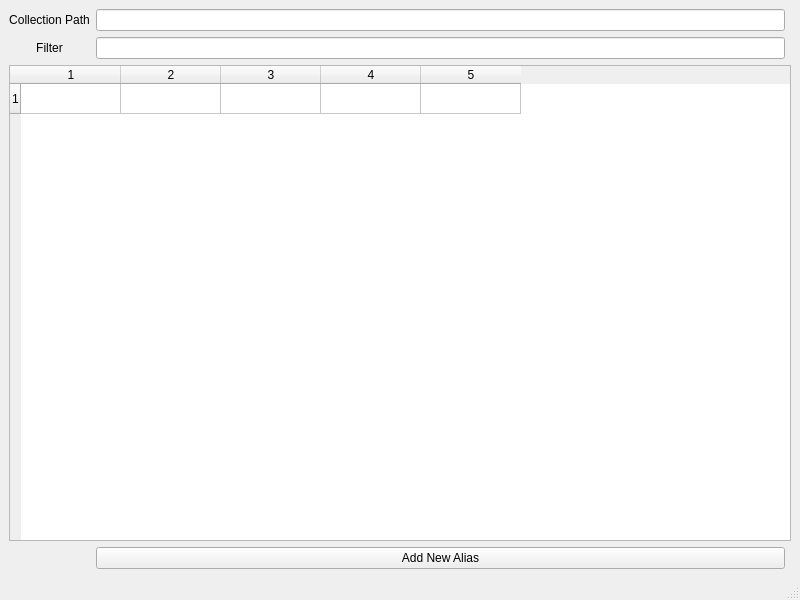
<?xml version="1.0" encoding="UTF-8"?>
<ui version="4.0">
 <class>MainWindow</class>
 <widget class="QMainWindow" name="MainWindow">
  <property name="geometry">
   <rect>
    <x>0</x>
    <y>0</y>
    <width>800</width>
    <height>600</height>
   </rect>
  </property>
  <property name="windowTitle">
   <string>Memo</string>
  </property>
  <widget class="QWidget" name="centralwidget">
   <property name="sizePolicy">
    <sizepolicy hsizetype="Expanding" vsizetype="Expanding">
     <horstretch>0</horstretch>
     <verstretch>0</verstretch>
    </sizepolicy>
   </property>
   <layout class="QGridLayout" name="gridLayout_2">
    <item row="0" column="0">
     <layout class="QGridLayout" name="gridLayout">
      <property name="sizeConstraint">
       <enum>QLayout::SetMaximumSize</enum>
      </property>
      <item row="3" column="1">
       <widget class="QPushButton" name="pushButtonAdd">
        <property name="text">
         <string>Add New Alias</string>
        </property>
       </widget>
      </item>
      <item row="0" column="1">
       <widget class="QLineEdit" name="lineEditPath"/>
      </item>
      <item row="0" column="0">
       <widget class="QLabel" name="labelPath">
        <property name="text">
         <string>Collection Path</string>
        </property>
        <property name="alignment">
         <set>Qt::AlignCenter</set>
        </property>
       </widget>
      </item>
      <item row="1" column="0">
       <widget class="QLabel" name="labelSearch">
        <property name="text">
         <string>Filter</string>
        </property>
        <property name="alignment">
         <set>Qt::AlignCenter</set>
        </property>
       </widget>
      </item>
      <item row="1" column="1">
       <widget class="QLineEdit" name="lineEditSearch"/>
      </item>
      <item row="2" column="0" colspan="3">
       <widget class="QTableWidget" name="tableWidget">
        <property name="sortingEnabled">
         <bool>true</bool>
        </property>
        <property name="rowCount">
         <number>1</number>
        </property>
        <property name="columnCount">
         <number>5</number>
        </property>
        <attribute name="horizontalHeaderHighlightSections">
         <bool>true</bool>
        </attribute>
        <attribute name="verticalHeaderVisible">
         <bool>true</bool>
        </attribute>
        <row/>
        <column/>
        <column/>
        <column/>
        <column/>
        <column/>
       </widget>
      </item>
     </layout>
    </item>
   </layout>
  </widget>
  <widget class="QMenuBar" name="menubar">
   <property name="geometry">
    <rect>
     <x>0</x>
     <y>0</y>
     <width>800</width>
     <height>37</height>
    </rect>
   </property>
  </widget>
  <widget class="QStatusBar" name="statusbar"/>
 </widget>
 <resources/>
 <connections/>
</ui>
